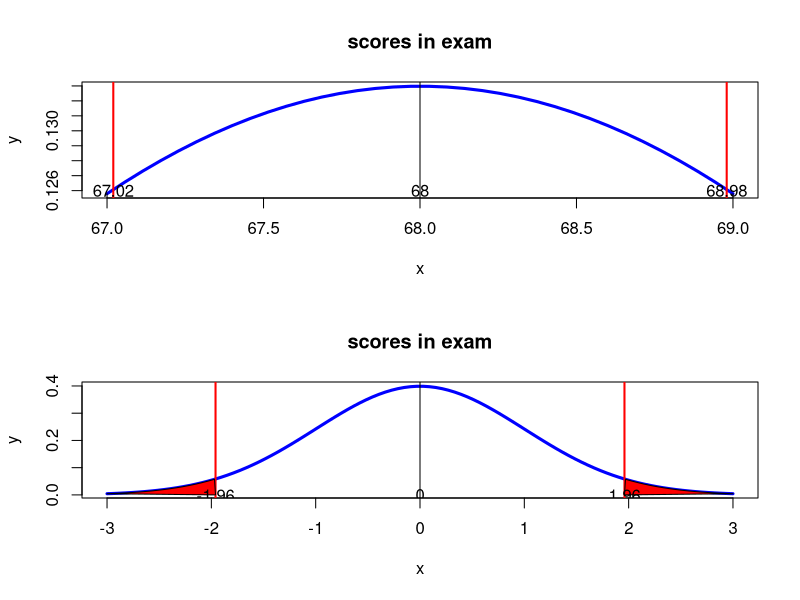

Generate this figure with R:
#page no:339-340
library(ggplot2)
xbar=68
sd=3
n=36
conf_l=0.95
alpha=1-conf_l
x=seq(67,69,length=n)
y=dnorm(x,xbar,sd)
df=data.frame(x,y)
zalpha=alpha/2
arearight=zalpha
arealeft=1-zalpha
zscore=round(qnorm(arealeft),3)
al=(1+conf_l)/2
EBM=zscore*(sd/sqrt(n))
mu1=xbar-EBM
mu2=xbar+EBM
print(paste("z score is=",zscore))
print(paste("90% interval= (",mu1," , ",mu2,")"))
par(mfcol=c(2,1))
plot(x,y,type='l',lwd=3,col='blue',xlab='x',main='scores in exam')
abline(v=xbar)
abline(v=mu1,lwd=2,col='red')
abline(v=mu2,lwd=2,col='red')
polygon(c(x[x<=mu1],mu1 ),c(y[x<=mu1],0),col="red")
polygon(c(x[x>=mu2],mu2 ),c(y[x>=mu2],0),col="red")
text(mu1,0.126,"67.02")
text(mu2,0.126,"68.98")
text(68,0.126,"68")
x=seq(-3,3,length=100)
y <- dt(x,df=Inf)
df=data.frame(x,y)
plot(x,y,type='l',lwd=3,col='blue',xlab='x',main='scores in exam')
abline(v=0)
abline(v=-1.96,lwd=2,col='red')
abline(v=1.96,lwd=2,col='red')
polygon(c(x[x<=-1.96],-1.96 ),c(y[x<=-1.96],0),col="red")
polygon(c(x[x>=abs(1.96)],abs(1.96) ),c(y[x>=abs(1.96)],0),col="red")
text(-1.96,0,-1.96)
text(1.96,0,1.96)
text(0,0,0)
